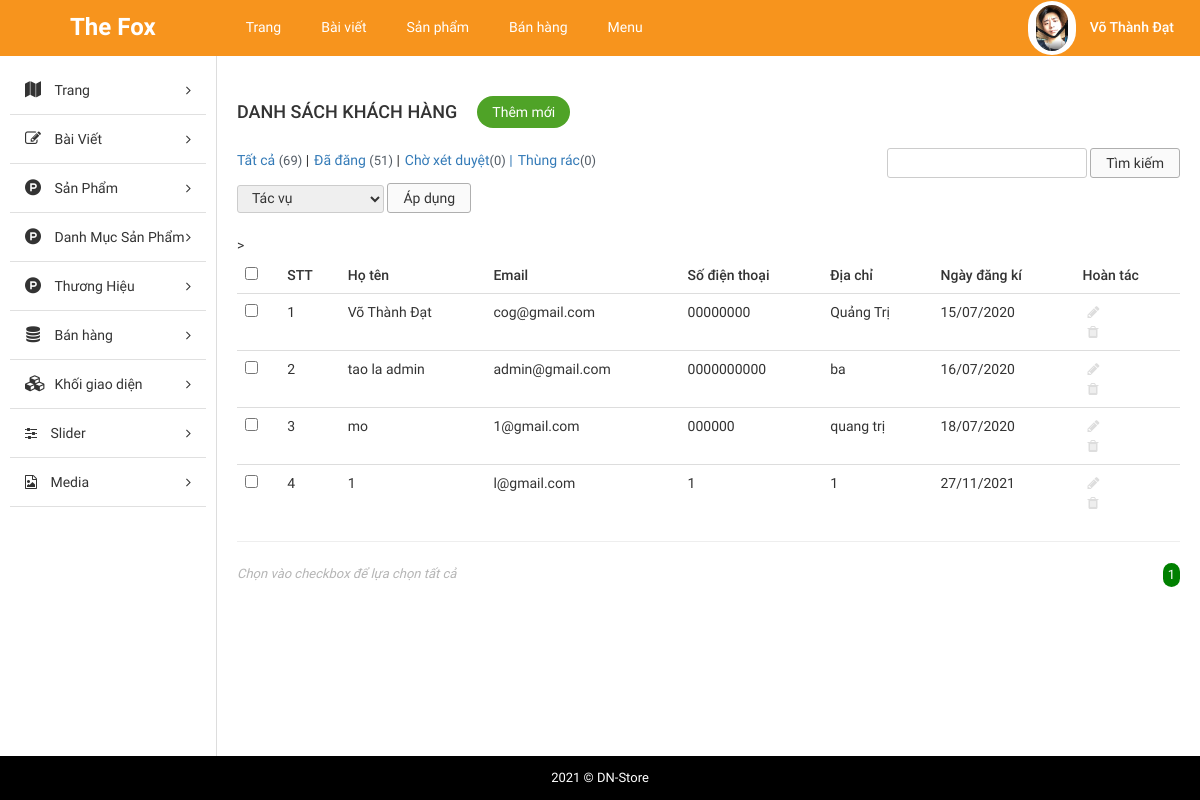
Page /STORE/admin/index.php?modules=customers&controllers=index&action=list (signed in) on the committed database.
### tables this page shows
CREATE TABLE `tbl_customer` (
  `id` int(11) NOT NULL,
  `username` varchar(255) NOT NULL,
  `password` varchar(255) NOT NULL,
  `fullname` varchar(255) NOT NULL,
  `mail` varchar(255) NOT NULL,
  `phone` varchar(10) NOT NULL,
  `address` text NOT NULL,
  `create_date` varchar(255) NOT NULL
);

### STORE/admin/libraries/database.php (called while the page is built, shortened)
<?php
function db_query($query_string) {
    global $conn;
    $result = mysqli_query($conn, $query_string);
    return $result;
}
function db_fetch_array($query_string) {
    $result = array();
    $mysqli_result = db_query($query_string);
    while ($row = mysqli_fetch_assoc($mysqli_result)) {
        $result[] = $row;
    }
    return $result;
}

### STORE/admin/modules/customers/models/indexModel.php (called while the page is built)
<?php
function getAllCustomer(){
	return db_fetch_array("SELECT * FROM `tbl_customer`");
}
 ?>

### STORE/admin/modules/customers/controllers/indexController.php (called while the page is built, shortened)
<?php
function listAction() {
	$data_tmp =  getAllCustomer();
	if(!empty($_GET['page'])){
		$page = $_GET['page'];
	}else{
		$page =1;
	}
	$numProduct = count($data_tmp);
	$productOnPage = 5;
	$num = ceil($numProduct/$productOnPage);
	$start = ($page - 1) * $productOnPage;
	$res =[];
	for ($i=$start; $i < $start+$productOnPage; $i++) {
		if(isset($data_tmp[$i]))
        $res[] = $data_tmp[$i];
	};
	$data = [$res, $num, $page];
	 load_view('index',$data);
}
?>

### STORE/admin/core/router.php (called while the page is built, shortened)
<?php
$action_name = get_action().'Action';
call_function(array('construct', $action_name));

### STORE/admin/core/appload.php (called while the page is built, shortened)
<?php
require CONFIGPATH . DIRECTORY_SEPARATOR . 'database.php';
require LIBPATH . DIRECTORY_SEPARATOR . 'database.php';
require COREPATH . DIRECTORY_SEPARATOR . 'base.php';
require COREPATH . DIRECTORY_SEPARATOR . 'router.php';

### STORE/admin/index.php (called while the page is built, shortened)
<?php
require COREPATH.DIRECTORY_SEPARATOR.'appload.php';

### STORE/admin/modules/customers/views/indexView.php (the view, shortened to what this page needs)
<div id="main-content-wp" class="list-product-page">
    <div class="wrap clearfix">
        <div id="content" class="fl-right">
            <div class="section" id="title-page">
                <div class="clearfix">
                    <h3 id="index" class="fl-left">Danh sách khách hàng</h3>
                    <a href="?page=add_cat" title="" id="add-new" class="fl-left">Thêm mới</a>
                </div>
            </div>
            <div class="section" id="detail-page">
                <div class="section-detail">
                    <div class="filter-wp clearfix">
                        <ul class="post-status fl-left">
                            <li class="all"><a href="">Tất cả <span class="count">(69)</span></a> |</li>
                            <li class="publish"><a href="">Đã đăng <span class="count">(51)</span></a> |</li>
                            <li class="pending"><a href="">Chờ xét duyệt<span class="count">(0)</span> |</a></li>
                            <li class="pending"><a href="">Thùng rác<span class="count">(0)</span></a></li>
                        </ul>
                        <form method="GET" class="form-s fl-right">
                            <input type="text" name="s" id="s">
                            <input type="submit" name="sm_s" value="Tìm kiếm">
                        </form>
                    </div>
                    <div class="actions">
                        <form method="GET" action="" class="form-actions">
                            <select name="actions">
                                <option value="0">Tác vụ</option>
                            </select>
                            <input type="submit" name="sm_action" value="Áp dụng">
                        </form>
                    </div>
                    <div class="table-responsive">
                        <table class="table list-table-wp">
                            <thead>
                                <tr>
                                    <td><input type="checkbox" name="checkAll" id="checkAll"></td>
                                    <td><span class="thead-text">STT</span></td>
                                    <td><span class="thead-text">Họ tên</span></td>
                                    <td><span class="thead-text">Email</span></td>
                                    <td><span class="thead-text">Số điện thoại</span></td>
                                    <td><span class="thead-text">Địa chỉ</span></td>
                                    <td><span class="thead-text">Ngày đăng kí</span></td>>
                                    <td><span class="thead-text">Hoàn tác</span></td>
                                </tr>
                            </thead>
                            <tbody>
                                <?php if(!empty($data['0']))  foreach ($data['0'] as $key => $value) {?>
                                <tr>
                                    <td><input type="checkbox" name="checkItem" class="checkItem"></td>
                                    <td><span class="tbody-text"><?php echo ($key +1); ?></h3></span>
                                    <td><span class="tbody-text"><?php echo $value['fullname']; ?></h3></span>
                                    <td><span class="tbody-text"><?php echo $value['mail']; ?></span></td>
                                    <td><span class="tbody-text"><?php echo $value['phone']; ?></span></td>
                                    <td><span class="tbody-text"><?php echo $value['address']; ?></span></td>
                                    <td><span class="tbody-text"><?php echo $value['create_date']; ?></span></td>
                                    <td>
                                        <ul class="list-operation ">
                                            <li><a href="" title="Sửa" class="edit"><i class="fa fa-pencil" aria-hidden="true"></i></a></li>
                                            <li><a href="" title="Xóa" class="delete"><i class="fa fa-trash" aria-hidden="true"></i></a></li>
                                        </ul>
                                    </td>
                                </tr>
                                <?php }; ?>
                            </tbody>
                        </table>
                        <hr>
                    </div>
                </div>
            </div>
            <div class="section" id="paging-wp">
                <div class="section-detail clearfix">
                    <p id="desc" class="fl-left">Chọn vào checkbox để lựa chọn tất cả</p>
                    <ul id="list-paging" class="fl-right">
                         <?php for ($i=1; $i <= $data['1'] ; $i++) { ?>
                        <li>
                            <a <?php if($i == $data['2']) echo 'style="background-color: green;color:white; border-radius:300px;"';  ?>  href="?modules=categorys&controllers=index&action=list&page=<?php echo $i; ?>" title=""><?php echo $i; ?></a>
                        </li>
                        <?php }; ?>
                    </ul>
                </div>
            </div>
        </div>
    </div>
</div>

### STORE/admin/core/base.php (shortened to what this page needs)
<?php
function get_module() {
    global $config;
    $module = isset($_GET['modules']) ? $_GET['modules'] : $config['default_module'];
    return $module;
}
function call_function($list_function = array()) {
    if (is_array($list_function)) {
        foreach ($list_function as $f) {
            if (function_exists($f())) {
                $f();
            }
        }
    }
}
function load_view($name, $data_send = array()) {
    $data = $data_send;
    $path = MODULESPATH . DIRECTORY_SEPARATOR . get_module() . DIRECTORY_SEPARATOR . 'views' . DIRECTORY_SEPARATOR . $name . 'View.php';
    if (file_exists($path)) {
        require $path;
    } else {
        echo "Không tìm thấy {$path}";
    }
}
function get_header($name = '') {
    global $data;
    if (empty($name)) {
        $name = 'header';
    } else {
        $name = "header-{$name}";
    }
    $path = LAYOUTPATH . DIRECTORY_SEPARATOR . $name . '.php';
    if (file_exists($path)) {
        if (is_array($data)) {
            foreach ($data as $key => $a) {
                $$key = $a;
            }
        }
        require $path;
    } else {
        echo "Không tìm thấy {$path}";
    }
}
function get_footer($name = '') {
    global $data;
    if (empty($name)) {
        $name = 'footer';
    } else {
        $name = "footer-{$name}";
    }
    $path = LAYOUTPATH . DIRECTORY_SEPARATOR . $name . '.php';
    if (file_exists($path)) {
        if (is_array($data)) {
            foreach ($data as $key => $a) {
                $$key = $a;
            }
        }
        require $path;
    } else {
        echo "Không tìm thấy {$path}";
    }
}
function get_sidebar($name = '') {
    global $data;
    if (empty($name)) {
        $name = 'sidebar';
    } else {
        $name = "sidebar-{$name}";
    }
    $path = LAYOUTPATH . DIRECTORY_SEPARATOR . $name . '.php';
    if (file_exists($path)) {
        if (is_array($data)) {
            foreach ($data as $key => $a) {
                $$key = $a;
            }
        }
        require $path;
    } else {
        echo "Không tìm thấy {$path}";
    }
}
?>

### STORE/admin/public/css/import/global.css (style rules this page uses)
body { font-family: "Roboto Regular"; font-size: 14px; line-height: 24px; color: #333; }
.fl-left { float: left; }
.fl-right { float: right; }

### STORE/admin/public/css/import/list_post.css (style rules this page uses)
#content { width: 82%; border-left: 1px solid #ddd; padding: 20px; }
#add-new { display: inline-block; color: #fff; background: #4fa327; padding: 4px 15px; margin: 20px; border-radius: 20px; }
#index { font-family: 'Roboto Medium'; font-weight: normal; text-transform: uppercase; font-size: 18px; padding: 24px 0px; }
.list-table-wp thead tr td { font-family: 'Roboto Medium'; font-weight: normal; }
.list-operation li { float: left; }
.list-operation li a { display: block; padding: 0px 5px; color: #ddd; }
.list-operation { width: 25%; }
#paging-wp #desc { font-size: 13px; color: #b5b5b5; font-style: italic; }
#list-paging li { float: left; }
#list-paging li a { display: inline-block; color: #555; font-size: 13px; padding: 0px 5px; }
.filter-wp { margin-bottom: 5px; }
.actions { margin-bottom: 20px; }
.post-status li { float: left; font-size: 14px; margin-right: 5px; }
.post-status li .count { color: #555d66; font-size: 13px; display: inline-block; }
.form-s input[type="text"], .form-actions select { border-radius: 3px; border: 1px solid #ccc; padding: 2px 10px; }
.form-s input[type="submit"], .form-actions input[type="submit"] { border-radius: 3px; border: 1px solid #afafaf; padding: 2px 15px; background: #fafafa; }
.form-actions select { padding: 4px 10px; }

### STORE/admin/public/css/import/menu.css (style rules this page uses)
.actions select { border-radius: 3px; border: 1px solid #ccc; padding: 4px 10px; }

### STORE/admin/public/css/import/detail_order.css (style rules this page uses)
.table { margin-bottom: 0!important; }

### rows in the picture
tbl_customer: fullname "Võ Thành Đạt", mail "cog@gmail.com", phone "00000000", address "Quảng Trị", create_date "15/07/2020"
tbl_customer: fullname "tao la admin", mail "admin@gmail.com", phone "0000000000", address "ba", create_date "16/07/2020"
tbl_customer: fullname "mo", mail "1@gmail.com", phone "000000", address "quang trị", create_date "18/07/2020"
tbl_customer: fullname "1", mail "l@gmail.com", phone "1", address "1", create_date "27/11/2021"
